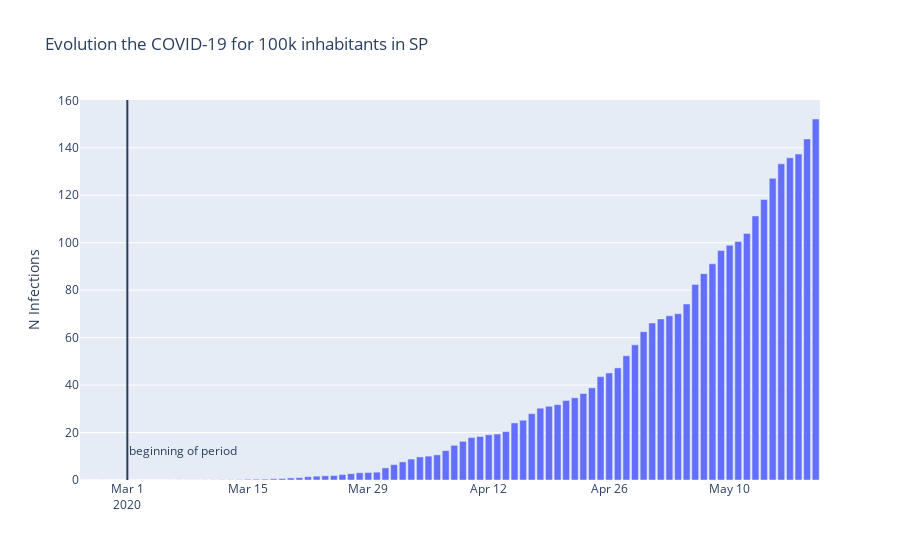

The code cell stored with this chart in its notebook:
### Code cell
# Gráfico interativo com a taxa de infectados, mortos por Estado
# dados > arquivo CSV
# url - variável armazena o endereço web do arquivo utilizado
# Desenvolvedor: Frederico Gustavo Magalhães - Data: 19/05/2020


# criar um gráfico interativo com o Plotly
fig = go.Figure(
    data=[
          go.Bar(
              x=ndatos['date'],
              y=ndatos['totalCases_per_100k_inhabitants'],
              )
          ]
    )

fig.update_layout(
    title='Evolution the COVID-19 for 100k inhabitants in '+estado,
    yaxis_title='N Infections',
    shapes = [dict(
        x0='2020-03-01', x1='2020-03-01', y0=0, y1=1, xref='x', yref='paper',
        line_width=2)],
    annotations=[dict(
        x='2020-03-01', y=0.05, xref='x', yref='paper',
        showarrow=False, xanchor='left', text='beginning of period')]
)

# fig.savefig("images/evolution-case-100k-inhabitants.png", dpi=1500)
fig.show()

### Figure 1 — Plotly figure (JSON) as saved in the notebook; plotly's stock layout.template omitted (floating-point values rounded to 4 significant figures)
{"data": [{"type": "bar", "x": ["2020-02-25", "2020-02-26", "2020-02-27", "2020-02-28", "2020-02-29", "2020-03-01", "2020-03-02", "2020-03-03", "2020-03-04", "2020-03-05", "2020-03-06", "2020-03-07", "2020-03-08", "2020-03-09", "2020-03-10", "2020-03-11", "2020-03-12", "2020-03-13", "2020-03-14", "2020-03-15", "2020-03-16", "2020-03-17", "2020-03-18", "2020-03-19", "2020-03-20", "2020-03-21", "2020-03-22", "2020-03-23", "2020-03-24", "2020-03-25", "2020-03-26", "2020-03-27", "2020-03-28", "2020-03-29", "2020-03-30", "2020-03-31", "2020-04-01", "2020-04-02", "2020-04-03", "2020-04-04", "2020-04-05", "2020-04-06", "2020-04-07", "2020-04-08", "2020-04-09", "2020-04-10", "2020-04-11", "2020-04-12", "2020-04-13", "2020-04-14", "2020-04-15", "2020-04-16", "2020-04-17", "2020-04-18", "2020-04-19", "2020-04-20", "2020-04-21", "2020-04-22", "2020-04-23", "2020-04-24", "2020-04-25", "2020-04-26", "2020-04-27", "2020-04-28", "2020-04-29", "2020-04-30", "2020-05-01", "2020-05-02", "2020-05-03", "2020-05-04", "2020-05-05", "2020-05-06", "2020-05-07", "2020-05-08", "2020-05-09", "2020-05-10", "2020-05-11", "2020-05-12", "2020-05-13", "2020-05-14", "2020-05-15", "2020-05-16", "2020-05-17", "2020-05-18", "2020-05-19", "2020-05-20"], "y": [0.00218, 0.00218, 0.00218, 0.00436, 0.00436, 0.00436, 0.00436, 0.00436, 0.00653, 0.01307, 0.02178, 0.02831, 0.03484, 0.03484, 0.04138, 0.06533, 0.1002, 0.122, 0.1416, 0.2962, 0.331, 0.3572, 0.5248, 0.6228, 0.8624, 0.9996, 1.374, 1.622, 1.764, 1.877, 2.293, 2.663, 3.062, 3.16, 3.304, 5.094, 6.492, 7.635, 8.816, 9.726, 10.06, 10.6, 12.37, 14.61, 16.29, 17.89, 18.33, 19.07, 19.37, 20.41, 24.05, 25.19, 27.96, 30.26, 31.07, 31.75, 33.5, 34.66, 36.46, 38.82, 43.56, 45.11, 47.25, 52.36, 56.97, 62.5, 66.15, 67.89, 69.19, 70.1, 74.16, 82.43, 86.95, 91.1, 96.72, 98.97, 100.5, 103.9, 111.3, 118.2, 127.1, 133.2, 135.8, 137.3, 143.7, 152.1]}], "layout": {"annotations": [{"showarrow": false, "text": "beginning of period", "x": "2020-03-01", "xanchor": "left", "xref": "x", "y": 0.05, "yref": "paper"}], "shapes": [{"line": {"width": 2}, "x0": "2020-03-01", "x1": "2020-03-01", "xref": "x", "y0": 0, "y1": 1, "yref": "paper"}], "title": {"text": "Evolution the COVID-19 for 100k inhabitants in SP"}, "yaxis": {"title": {"text": "N Infections"}}}}
